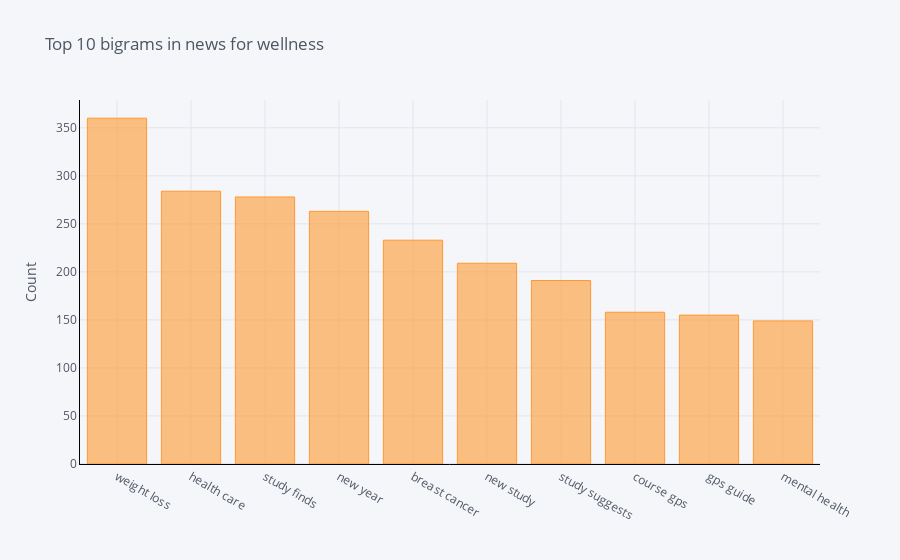

Notebook source saved alongside this figure:
### Code cell
plot_top_n_bigram(df_top_10_category[df_top_10_category['category'] == 'WELLNESS']['news'],title='Top 10 bigrams in news for wellness',n=10)

### Figure 1 — Plotly figure (JSON) as saved in the notebook; plotly's stock layout.template omitted (floating-point values rounded to 4 significant figures)
{"data": [{"marker": {"color": "rgba(255, 153, 51, 0.6)", "line": {"color": "rgba(255, 153, 51, 1.0)", "width": 1}}, "name": "count", "orientation": "v", "text": "", "type": "bar", "x": ["weight loss", "health care", "study finds", "new year", "breast cancer", "new study", "study suggests", "course gps", "gps guide", "mental health"], "y": [360, 284, 278, 263, 233, 209, 191, 158, 155, 149]}], "layout": {"legend": {"bgcolor": "#F5F6F9", "font": {"color": "#4D5663"}}, "paper_bgcolor": "#F5F6F9", "plot_bgcolor": "#F5F6F9", "title": {"font": {"color": "#4D5663"}, "text": "Top 10 bigrams in news for wellness"}, "xaxis": {"gridcolor": "#E1E5ED", "linecolor": "black", "showgrid": true, "tickfont": {"color": "#4D5663"}, "title": {"font": {"color": "#4D5663"}, "text": ""}, "zerolinecolor": "#E1E5ED"}, "yaxis": {"gridcolor": "#E1E5ED", "linecolor": "black", "showgrid": true, "tickfont": {"color": "#4D5663"}, "title": {"font": {"color": "#4D5663"}, "text": "Count"}, "zerolinecolor": "#E1E5ED"}}}
